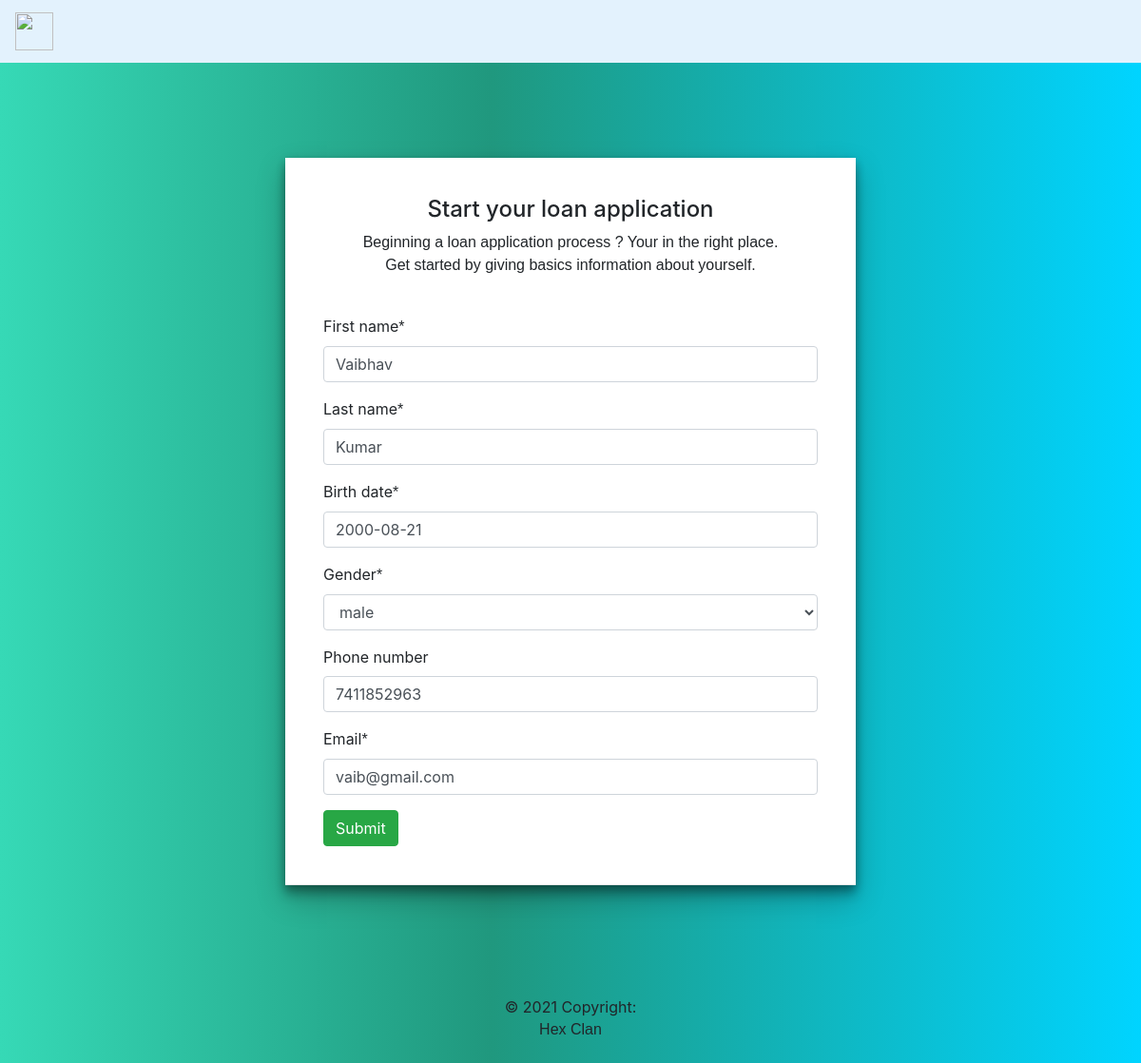
Page /3/info-update/ on the committed database.
### details/models.py (models this page shows, shortened)
class PersonalDetails(models.Model):
    first_name = models.CharField(max_length=100, null=True)
    last_name = models.CharField(max_length=100, null=True)
    birth_date = models.DateField(null=True)
    gender = models.CharField(max_length=6, choices=DIFF_CHOICES, null=True)
    phone_regex = RegexValidator(regex=r'^\d{10,10}$', message="Phone number must be entered in the format: '+999999999'. Up to 10 digits allowed.")
    phone_number = models.CharField(validators=[phone_regex], max_length=10, blank=True, null=True) # validators should be a list
    email = models.EmailField(null=True)

### details/views.py (the view)
# urls.py: path('<int:pk>/info-update/',BorrowerUpdateView.as_view(),name='basic-update'),
class BorrowerUpdateView(UpdateView):
    template_name = 'details/basic_update.html'
    model = PersonalDetails
    fields = "__all__"
    success_url = "/coborrower-info"

### details/templates/details/basic_update.html (shortened to what this page needs)
{% extends 'base.html' %}
{% load static %}
{% load crispy_forms_tags %}
    {% block style %}
        <link rel="stylesheet" href={% static 'details/form.css' %}>
    {% endblock style %}
{% block content %}
<body>
    <div id="task-container">
        <div id="form-wrapper">
    <form method="POST" action="/info-update/">
        <h4 style="text-align: center;">Start your loan application</h4>
    <p style="text-align: center">Beginning a loan application process ? Your in the right place.
    <br>Get started by giving basics information about yourself.</p><br></center>
            {{form|crispy}}
            <button class="btn btn-success">Submit</button>
          </div>
        </div>
</body>
{% endblock content %}

### static/style.css (style rules this page uses)
body { background: rgb(54, 217, 182); background: linear-gradient( 90deg, rgba(54, 217, 182, 1) 0%, rgba(32, 152, 126, 1) 43%, rgba(0, 212, 255, 1) 100% ); }

### details/static/details/form.css (style rules this page uses)
h1, h2, h3, h4, h5, p, span, strike { font-family: "Montserrat", sans-serif; }
#task-container { max-width: 600px; margin: 0 auto; box-shadow: 0 14px 28px rgba(0, 0, 0, 0.25), 0 10px 10px rgba(0, 0, 0, 0.22); background-color: #fff; margin-top: 100px; margin-bottom: 100px; justify-content: space-around; align-items: flex-start; }
#form-wrapper { position: -webkit-sticky; position: sticky; top: 0rem; border-bottom: 1px solid #e9e9e9; background-color: #fff; box-shadow: 0 3px 8px rgba(0, 0, 0, 0.25); padding: 40px; }

### rows in the picture
PersonalDetails: first_name "Vaibhav", last_name "Kumar", birth_date "2000-08-21", gender "male", phone_number "7411852963", email "vaib@gmail.com"
